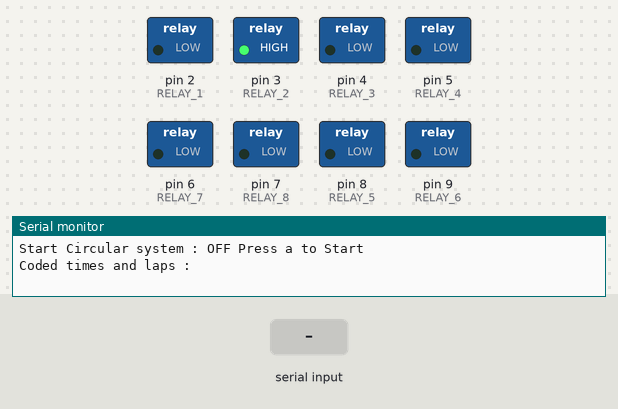
This sketch was run on a simulated Arduino Uno, built with avr-gcc and run on an emulated ATmega328P. Shown: switched loads named in the sketch (green lamp = pin HIGH), the last lines printed to the serial monitor. Dashed ring = blinking. Inputs (shaded band) come from the test bench.

Above: at 1.2 s.
1.3 s: "a" received over Serial
At 1.42 s:
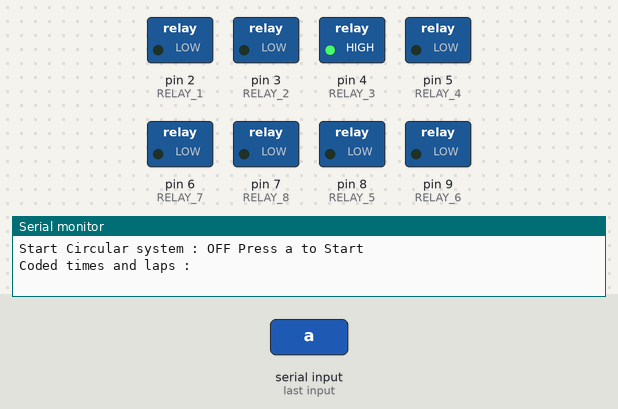
At 3.0 s:
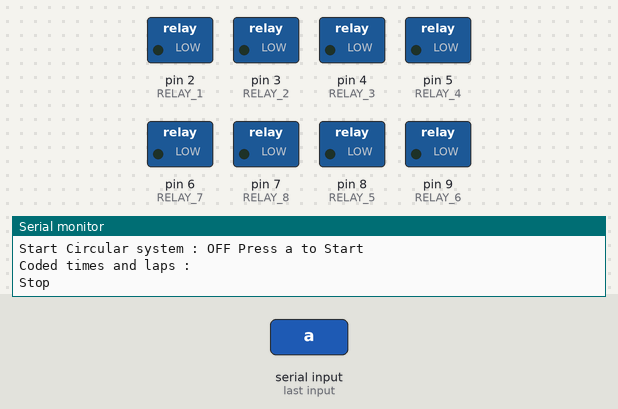
Timing chart, 0 to 4.5 s (numbered marks = the images above; inputs shaded):
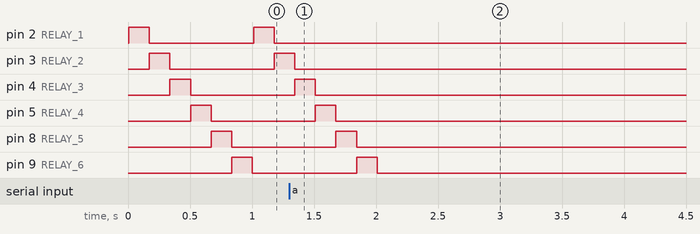

The sketch:

circularSystem.ino
```cpp
byte incomingByte;
/* Definimos el estado del relay */
#define RELAY_ON 1
#define RELAY_OFF 0
/* Definimos el pin usado por el relay */
#define RELAY_1 2  //Circular 1
#define RELAY_2 3  //Circular 2
#define RELAY_3 4  //Circular 3
#define RELAY_4 5  //Circular 4
#define RELAY_5 8  //Circular 5
#define RELAY_6 9  //Circular 6

#define RELAY_7 6  //instalación INFO 2 Lampara
#define RELAY_8 7  //instalación INFO 2 Lampara

#define NUM_LAMPS 6
#define T_LAP 1000

float tPerLamp = 1000 / 6;//TODO
int tONArray[] = {166, 166, 166, 166, 166, 166};
int tOFFArray[] = {0, 0, 0, 0, 0, 0};

int tONLamp1 = 500;
int tONLamp2 = 500;

int tBeforeLamps = 0;
int tBeforeCircular = 0;
unsigned long timeWaiting = 30000;//120000 -> 2 min // 60000 --> 1 min  // 30000 --> 30 seg
unsigned long mySavedTimer = 0;

bool bAction = true;
bool bInfoLamps = false;
bool bDebug = false;

////////////////SETUP///////////////////
void setup() {

  Serial.begin(9600); // open the serial port at 9600 bps:
  Serial.println("Start Circular system : OFF Press a to Start");


  /* Loaded data */
  Serial.print("Coded times and laps : ");
  Serial.println("Time Lap = " + T_LAP);

  /* Iniciamos PINES */

  pinMode(RELAY_1, OUTPUT);
  pinMode(RELAY_2, OUTPUT);
  pinMode(RELAY_3, OUTPUT);
  pinMode(RELAY_4, OUTPUT);
  pinMode(RELAY_5, OUTPUT);
  pinMode(RELAY_6, OUTPUT);
  pinMode(RELAY_7, OUTPUT);
  pinMode(RELAY_8, OUTPUT);


  /* Inicializamos RELAYS ON OFF*/

  digitalWrite(RELAY_1, RELAY_OFF); //OFF    1
  digitalWrite(RELAY_2, RELAY_OFF); //OFF    2
  digitalWrite(RELAY_3, RELAY_OFF); //OFF    3
  digitalWrite(RELAY_4, RELAY_OFF); //OFF    4
  digitalWrite(RELAY_5, RELAY_OFF); //OFF    5
  digitalWrite(RELAY_6, RELAY_OFF); //OFF    6
  digitalWrite(RELAY_7, RELAY_OFF); //OFF    7
  digitalWrite(RELAY_8, RELAY_OFF); //OFF    8


  //INIT Timer VAR
  mySavedTimer = millis();
  if(bDebug)Serial.println((String)"*****************Setup mySavedTimer ="+mySavedTimer+"***********************");

}

////////////////LOOP///////////////////


void loop() {

  if (Serial.available() > 0) {
    incomingByte = Serial.read();
    if (incomingByte == 'a') {
      bAction = !bAction;
      if (bAction) {
        mySavedTimer = millis();
        Serial.println("Start");
      }
      else Serial.println("Stop");
    }
  }

  if (bAction) {
    delay(tBeforeCircular);
    circularLoop();

    unsigned long diffTime = millis() - mySavedTimer;
    if(bDebug)Serial.println((String)"mySavedTimer ="+mySavedTimer);
    if(bDebug)Serial.println((String)"millis() ="+millis());
    if(bDebug)Serial.println((String)"timeWaiting() ="+timeWaiting);
    if(bDebug)Serial.println((String)"diffTime ="+diffTime);

    if (diffTime > timeWaiting) {
      if(bDebug)Serial.println((String)"millis() - mySavedTimer = "+diffTime);
      bInfoLamps = true;
      mySavedTimer = millis();
      if(bDebug)Serial.println("mySavedTimer waiting DONE");
    }

    if (bInfoLamps) {
      infoLamps();
      if(bDebug)Serial.println("infoLamps ON");
      bInfoLamps = false;
    }
    delay(tBeforeLamps);
  }

  delay(10);
}

void circularLoop() {
  //1
  digitalWrite(RELAY_1, RELAY_ON);
  delay(tONArray[0]);
  digitalWrite(RELAY_1, RELAY_OFF);
  delay(tOFFArray[0]);
  //2
  digitalWrite(RELAY_2, RELAY_ON);
  delay(tONArray[1]);
  digitalWrite(RELAY_2, RELAY_OFF);
  delay(tOFFArray[1]);
  //3
  digitalWrite(RELAY_3, RELAY_ON);
  delay(tONArray[2]);
  digitalWrite(RELAY_3, RELAY_OFF);
  delay(tOFFArray[2]);
  //4
  digitalWrite(RELAY_4, RELAY_ON);
  delay(tONArray[3]);
  digitalWrite(RELAY_4, RELAY_OFF);
  delay(tOFFArray[3]);
  //5
  digitalWrite(RELAY_5, RELAY_ON);
  delay(tONArray[4]);
  digitalWrite(RELAY_5, RELAY_OFF);
  delay(tOFFArray[4]);
  //6
  digitalWrite(RELAY_6, RELAY_ON);
  delay(tONArray[5]);
  digitalWrite(RELAY_6, RELAY_OFF);
  delay(tOFFArray[5]);

}

void infoLamps() {
  //7
  digitalWrite(RELAY_7, RELAY_ON);
  delay(tONLamp1);
  digitalWrite(RELAY_7, RELAY_OFF);
  //8
  digitalWrite(RELAY_8, RELAY_ON);
  delay(tONLamp1);
  digitalWrite(RELAY_8, RELAY_OFF);
}
```

Measured:
- after the input at 1.3 s, pin 2 (RELAY_1): stops changing and stays LOW; pin 3 (RELAY_2): goes on until 1.3 s, then stays LOW; pin 4 (RELAY_3): goes on until 1.5 s, then stays LOW; pin 5 (RELAY_4): goes on until 1.7 s, then stays LOW; pin 8 (RELAY_5): goes on until 1.8 s, then stays LOW
- by itself, pin 2 (RELAY_1): alternates HIGH for 0.17 s and LOW for 0.84 s
